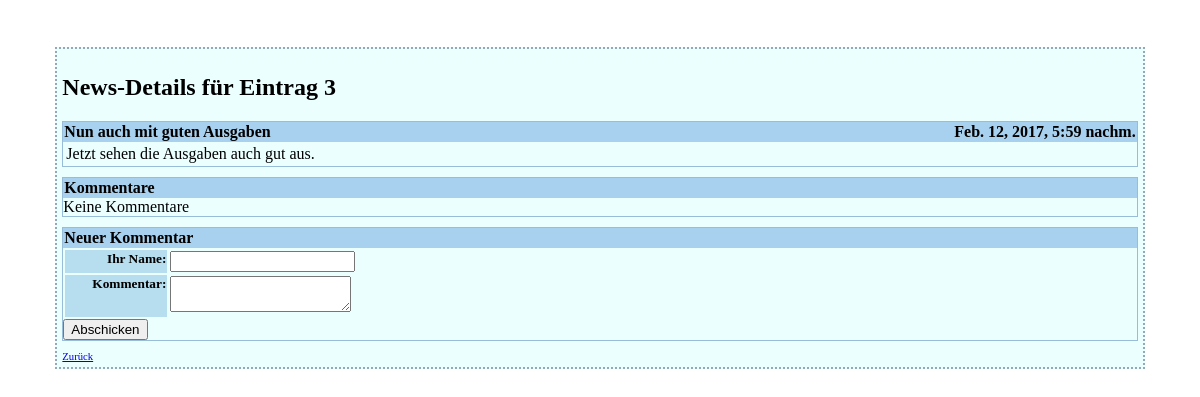
/meldungen/3/, run on the app's committed database.
### news/models.py (models this page shows, shortened)
class Meldung(models.Model):
    titel = models.CharField(max_length=100)
    zeitstempel = models.DateTimeField()
    text = models.TextField('Meldungstext')

### news/views.py (the view, shortened to what this page needs)
# urls.py: url(r'^(?P<meldungs_id>\d+)/$', views.meldungen_detail,
def meldungen_detail(request, meldungs_id):
    meldung = get_object_or_404(Meldung, id=meldungs_id)
    return render(request, 'news/meldungen_detail.html',
        context={'meldung' : meldung})

### news/templates/news/meldungen_detail.html (shortened to what this page needs)
{% extends 'main/basis.html' %}
{% block titel %}
  News-Details f&uuml;r Eintrag {{ meldung.id }}
{% endblock %}
{% block inhalt %}
  <div class="container">
    <div class="titelzeile">
      <div class="titel">{{ meldung.titel|escape }}</div>
      <div class="zeitstempel">{{ meldung.zeitstempel }}</div>
    </div>
    <div class="text">
      {{ meldung.text|escape|linebreaksbr }}
    </div>
  </div>
  <div class="container">
    <div class="titelzeile">Kommentare</div>
    {% if meldung.kommentar_set.count %}
      <table>
      {% for k in meldung.kommentar_set.all %}
        <tr class="kommentarzeile">
          <td class="spaltenbezeichner">{{ k.autor }}:</td>
          <td>{{ k.text|escape|linebreaksbr }}</td>
        </tr>
      {% endfor %}
      </table>
    {% else %}
      Keine Kommentare
    {% endif %}
  </div>
  <div class="container">
  <div class="titelzeile">Neuer Kommentar</div>
  <form method="post" action="">
    <table>
      <tr class="kommentarzeile">
        <td class="spaltenbezeichner">Ihr Name:</td>
        <td><input type="text" name="besuchername"
                   value="{{ besuchername }}"/></td>
        </tr>
        <tr class="kommentarzeile">
          <td class="spaltenbezeichner">Kommentar:</td>
          <td>
            <textarea name="kommentartext">{{ kommentartext }}</textarea>
          </td>
        </tr>
      </table>
      <input type="submit" value="Abschicken" />
  </form>
  </div>
   <div class="link_unten">
    <a href="{% url 'news:meldungen' %}">Zur&uuml;ck</a>
   </div>
{% endblock %}

### news_seite/templates/main/basis.html (style rules this page uses)
.container { border: 1px solid #98BDD8; margin-bottom: 10px; }
.titelzeile { background-color: #A8D1EF; font-weight:bold; padding: 1px; }
.titel { float: left; }
.zeitstempel { float: right }
.text { padding: 3px; }
.link_unten { margin-top: 3px; font-size: 8pt; }
.kommentarzeile { border: 1px solid #A8D1EF; }
.spaltenbezeichner { width: 100px; background-color: #B6DEEF; font-weight: bold; font-size: 10pt; text-align: right; vertical-align: top; }
.kommentarzeile { border-bottom: 1px solid #A8D1EF; }

### data on the page
Meldung: id "3", titel "Nun auch mit guten Ausgaben", zeitstempel "Feb. 12, 2017, 5:59 nachm.", text "Jetzt sehen die Ausgaben auch gut aus."
